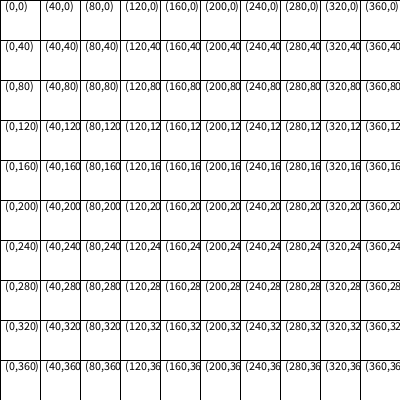
Frame 1 (no input)
Frame 60 (the mouse pressed at the canvas centre just before this capture): identical to frame 1, image omitted
Frame 120 (the mouse held since frame 60 and released just before this capture): identical to frame 1, image omitted

The Processing sketch that drew this single still picture (run headless with seeded random() and noise(); from frame 60 on, the mouse is pressed at the canvas centre):

// Processing sketch: for_anidado_simple_coordenadas
// ── for_anidado_simple_coordenadas.pde
void setup(){
  size(400,400);
}

void draw(){
  background(200);
  for(int j=0; j<10; j++){
    //Dibuja una fila de 10 rectángulos
    for(int i=0; i<10; i++){
      fill(255);
      rect(i*40, j*40, 40, 40);
      fill(0);
      text("("+i*40+","+j*40+")", (i*40)+5, (j*40)+10);
    }
  }
  // j=0, i=0 => x=0, y=0
  // j=0, i=1 => x=40, y=0
  // j=0, i=2 => x=80, y=0
  // j=0, i=3 => x=120, y=0
  // ...
  // j=0, i=9 => x=360, y=0
  // j=1, i=0 => x=0, y=40
  // j=1, i=1 => x=40, y=40
  // j=1, i=2 => x=80, y=40
  // ....
  // j=1, i=9 => x=360, y=40
  // j=2, i=0 => x=0, y=80
  // j=2, i=1 => x=40, y=80
  // j=2, i=2 => x=80, y=80
  
}
